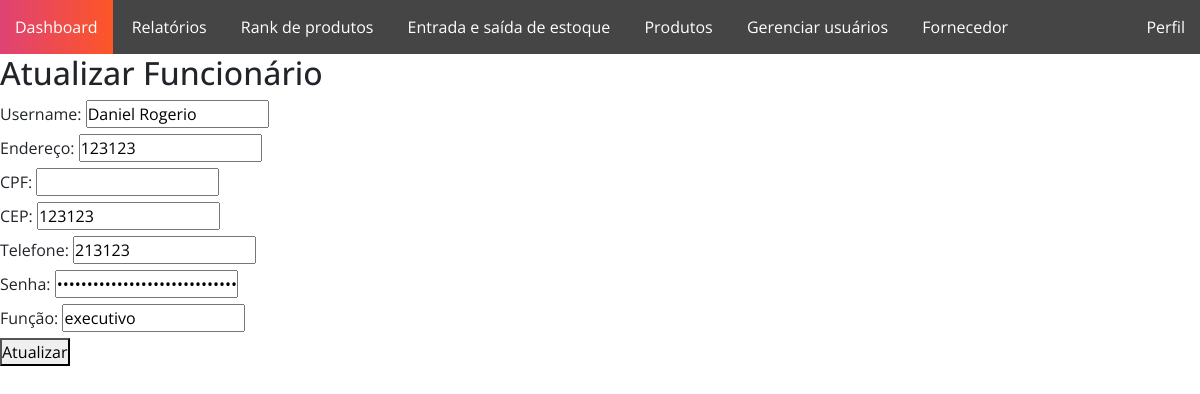
/CRUDfuncionario/editar/20, run on an earlier commit of the app's database.
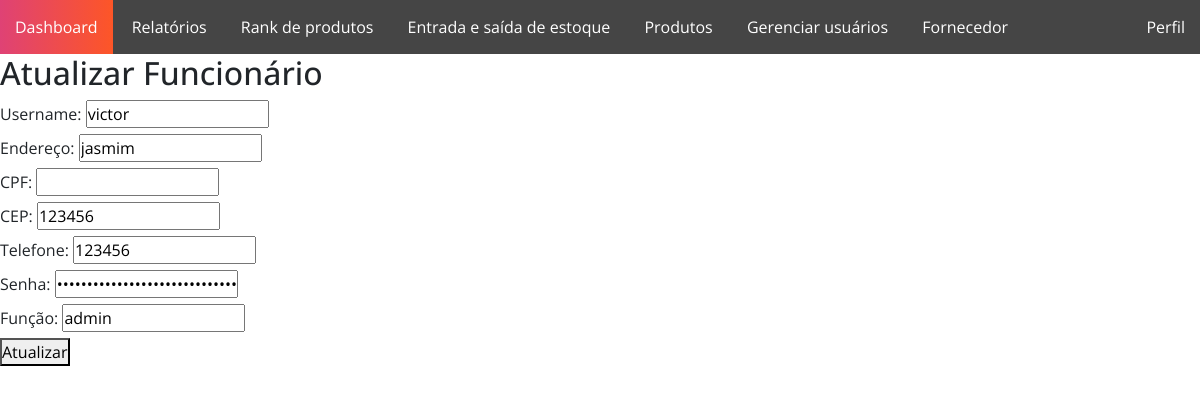
And on a later commit of the database.
### CRUDfuncionario/models.py (models this page shows, shortened)
class Funcionario(AbstractUser):
    idFuncionario = models.AutoField(primary_key=True)
    nivelDeAcesso = models.IntegerField(default=1)
    enderecoFuncionario = models.CharField(max_length=30)
    cpf = CPFField('cpf',default='000.000.000-0')
    CEP = models.CharField(max_length=8)
    telefone = models.CharField(max_length=20)
    funcao = models.CharField(max_length=30)
    username = models.CharField(max_length=30,default='default_username', unique=True)
    password = models.CharField(max_length=100, default='default_password')
    email = models.EmailField(unique=True, default='daniel@gmail.com')

### CRUDfuncionario/views.py (the view)
# urls.py: path('editar/<int:id>', editar_view, name="editar_view"),
def editar_view(request, id):
    funcionario = Funcionario.objects.get(idFuncionario=id)
    return render(request, "update.html", {"funcionario": funcionario})

### CRUDfuncionario/templates/update.html (shortened to what this page needs)
{% load static %}
<!DOCTYPE html>
<html lang="en">
<head>
    <link rel="stylesheet" href="https://stackpath.bootstrapcdn.com/bootstrap/4.3.1/css/bootstrap.min.css">
    <link rel="stylesheet" href="{% static 'css/crudfuncionario.css' %}">
</head>
<body>
    <nav id="menu-horizontal">
        <ul>
            <li><a href="{% url 'telainicial' %}">Dashboard</a></li>
            <li><a href="{% url 'telainicial' %}">Relatórios</a></li>
            <li><a href="{% url 'telainicial' %}">Rank de produtos</a></li>
            <li><a href="{% url 'telainicial' %}">Entrada e saída de estoque</a></li>
            <li><a href="{% url 'produtos' %}">Produtos</a></li>
            <li><a href="{% url 'home' %}">Gerenciar usuários</a></li>
            <li><a href="{% url 'fornecedor' %}">Fornecedor</a></li>
            <li><a href="{% url 'logout' %}">Perfil</a></li>
        </ul>
    </nav>
    <h2>Atualizar Funcionário</h2>
    <form action="{% url 'update_view' funcionario.idFuncionario %}" method="POST">
        <div>
            <label for="username">Username:</label>
            <input type="text" id="username" name="username" value="{{funcionario.username}}">
        </div>
        <div>
            <label for="enderecoFuncionario">Endereço:</label>
            <input type="text" id="enderecoFuncionario" name="enderecoFuncionario" value="{{funcionario.enderecoFuncionario}}">
        </div>
        <div>
            <label for="CPF">CPF:</label>
            <input type="text" id="CPF" name="CPF" value="{{funcionario.CPF}}">
        </div>
        <div>
            <label for="CEP">CEP:</label>
            <input type="text" id="CEP" name="CEP" value="{{funcionario.CEP}}">
        </div>
        <div>
            <label for="telefone">Telefone:</label>
            <input type="text" id="telefone" name="telefone" value="{{funcionario.telefone}}">
        </div>
        <div>
            <label for="password">Senha:</label>
            <input type="password" id="password" name="password" value="{{funcionario.password}}">
        </div>
        <div>
            <label for="funcao">Função:</label>
            <input type="text" id="funcao" name="funcao" value="{{funcionario.funcao}}">
        </div>
        <button type="submit">Atualizar</button>
    </form>
</body>
</html>

What changed in the data, as far as the page shows it:
changed Funcionario: username "Daniel Rogerio" → "victor"; enderecoFuncionario "123123" → "jasmim"; CEP "123123" → "123456"; telefone "213123" → "123456"; funcao "executivo" → "admin"
